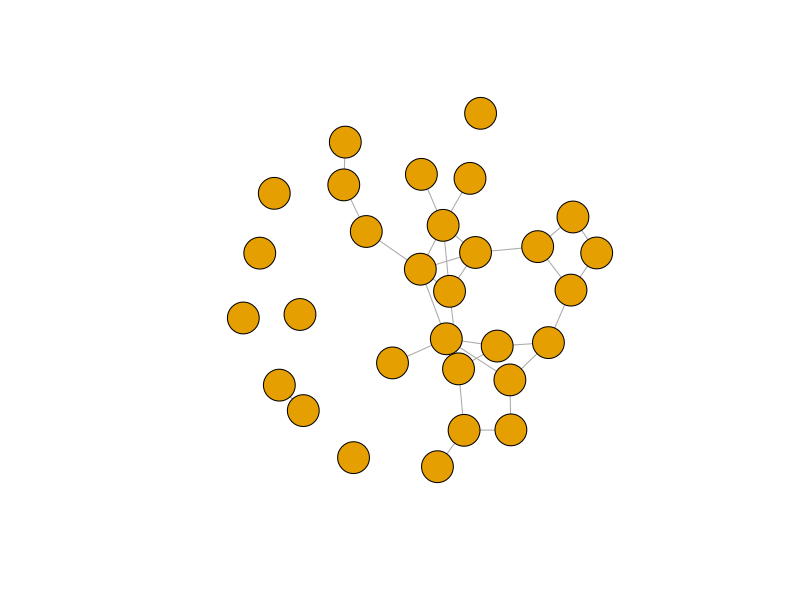

The R source for this figure: (Note: this script raises an error after producing the figure.)
setwd("C:/Dev/complex_networks/lab_3/")

# Detekcja spolecznosci
library("igraph")
graph <- sample_gnm(n=30, m=30)
plot(graph, vertex.label=NA, vertex.size=18, vertex.label.cex = 1.3)

communities <- cluster_louvain(graph, weights = NULL)
# info zwrotne https://igraph.org/r/doc/communities.html
length(communities) # liczba społeczności
sizes(communities) # rozmiary społeczności
members <- membership(communities) #w tablicy dla każdego węzła przypisane jest community id
modularity(communities)
crossing(communities, graph) # łączność pomiędzy społecznościami 

# Wizualizacja spolecznosci
compare(comm1, comm2, method = c("vi", "nmi", "split.join", "rand",
                                 "adjusted.rand")) # porównanie 
plot(communities, graph)

# Dendogram i podejscie hierarchiczne
karate <- make_graph("Zachary")
fc <- cluster_fast_greedy(karate)
plot_dendrogram(fc)
plot(fc, karate)

# Inne algorytmy
# Random walk
fc <- cluster_walktrap(graph, weights = E(graph)$weight, steps = 2, merges = TRUE, modularity = TRUE, membership =
                   TRUE)
plot_dendrogram(fc)
plot(fc, karate)

# Eigenvector
fc <- cluster_leading_eigen(graph, steps = -1, weights = NULL, start = NULL, options = arpack_defaults, callback = NULL,
                      extra = NULL, env = parent.frame())
plot_dendrogram(fc)
plot(fc, karate)

# Betweenness krawędzi
fc <- cluster_edge_betweenness(graph, weights = E(graph)$weight, directed = TRUE, edge.betweenness = TRUE, merges
                         = TRUE, bridges = TRUE, modularity = TRUE, membership = TRUE)
plot_dendrogram(fc)
plot(fc, karate)

# Etykiety & voting
fc <- cluster_label_prop(graph, weights = NULL, initial = NULL, fixed = NULL)
plot(fc, karate)

# Greedy
fc <- cluster_fast_greedy(graph)
plot(fc, karate)